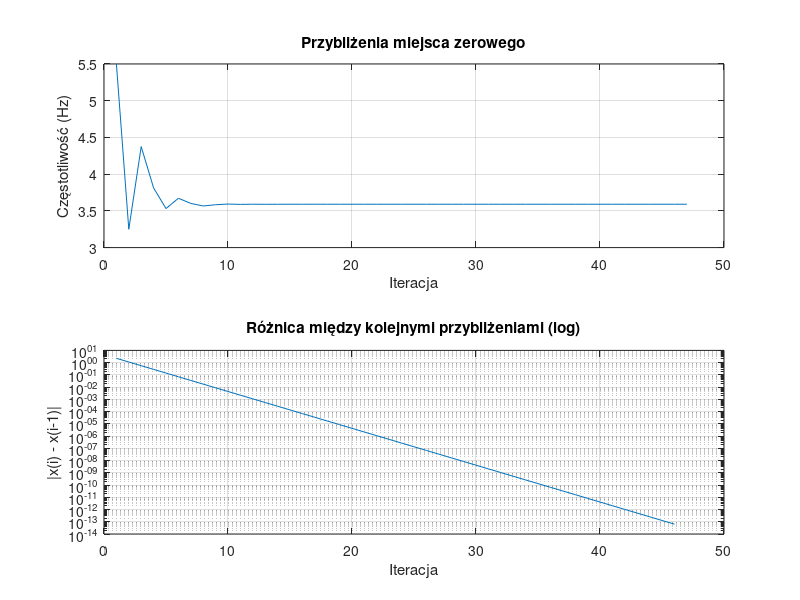

Recreate this plot in MATLAB.
function [xvec,xdif,xsolution,ysolution,iterations] = impedance_bisection()


a = 1; % lewa granica przedziału poszukiwań miejsca zerowego
b = 10; % prawa granica przedziału poszukiwań miejsca zerowego
ytolerance = 1e-12; % tolerancja wartości funkcji w przybliżonym miejscu zerowym.
% Warunek abs(f1(xsolution))<ytolerance określa jak blisko zera ma znaleźć
% się wartość funkcji w obliczonym miejscu zerowym funkcji f1(), aby obliczenia
% zostały zakończone.
max_iterations = 1000; % maksymalna liczba iteracji wykonana przez alg. bisekcji

fa = impedance_difference(a);
fb = impedance_difference(b);

xvec = [];
xdif = [];
xsolution = Inf;
ysolution = Inf;
iterations = max_iterations;

for ii=1:max_iterations
    c = (a+b)/2;
    xvec(ii,1) = c;
    if ii ~= 1
        xdif(ii) = abs(xvec(ii) - xvec(ii-1));
    end
    fc = impedance_difference(c);
    if(abs(fc)<ytolerance)
        xsolution = c;
        ysolution = fc;
        iterations = ii;
        break
    elseif fa*fc<0
        b=c;
        fb=fc;
    else
        a=c;
        fa=fc;
    end
end

    xdif = abs(diff(xvec));
    figure;

    subplot(2,1,1);
    plot(xvec, '-');
    title('Przybliżenia miejsca zerowego');
    xlabel('Iteracja');
    ylabel('Częstotliwość (Hz)');
    grid on;

    subplot(2,1,2);
    semilogy(xdif, '-');
    title('Różnica między kolejnymi przybliżeniami (log)');
    xlabel('Iteracja');
    ylabel('|x(i) - x(i-1)|');
    grid on;
    saveas(gcf, 'zadanie2.png');
end

function impedance_delta = impedance_difference (f)
if f <= 0
    error('Częstotliwość musi być większa od zera.');
end
impedance_delta = 0;
R = 525;
C = 7 *10^(-5);
L = 3;
M = 75;

function_val = 1/(sqrt(1/(R^2) + (2*pi*f*C -1/(2*pi*f*L))^2));
impedance_delta = abs(function_val)-M;

end